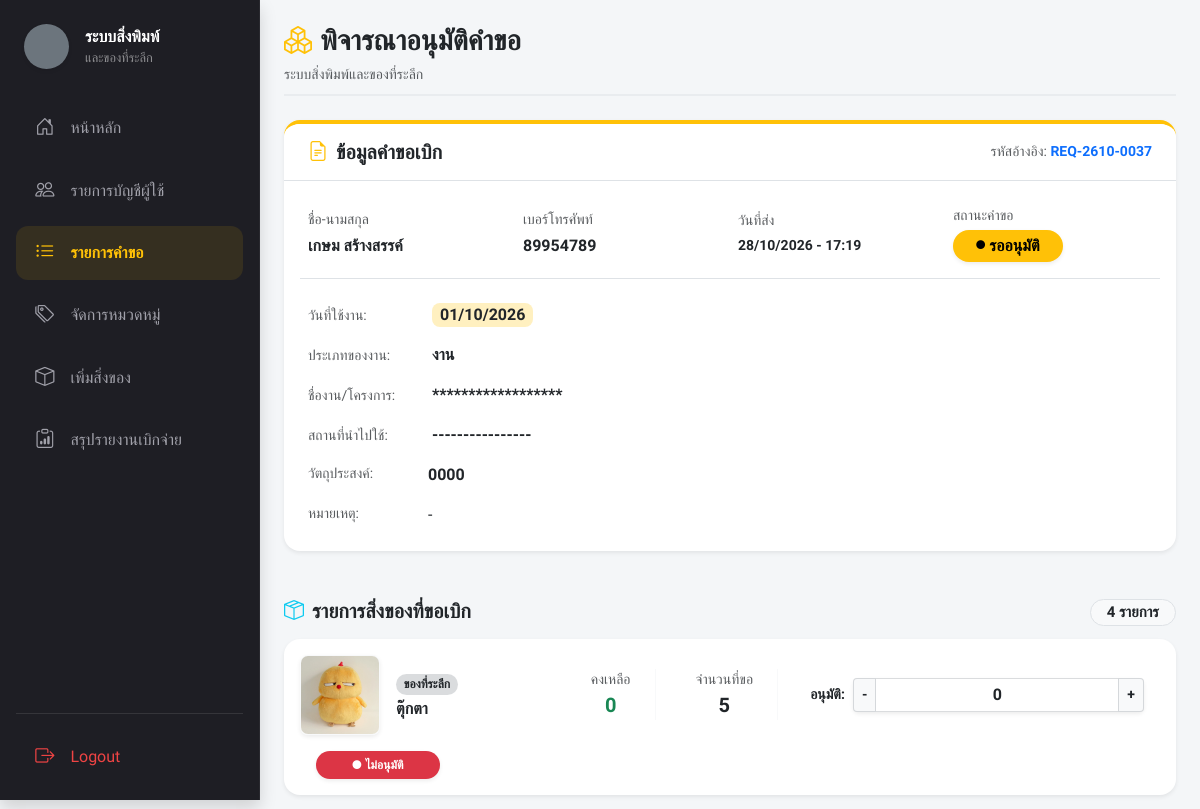
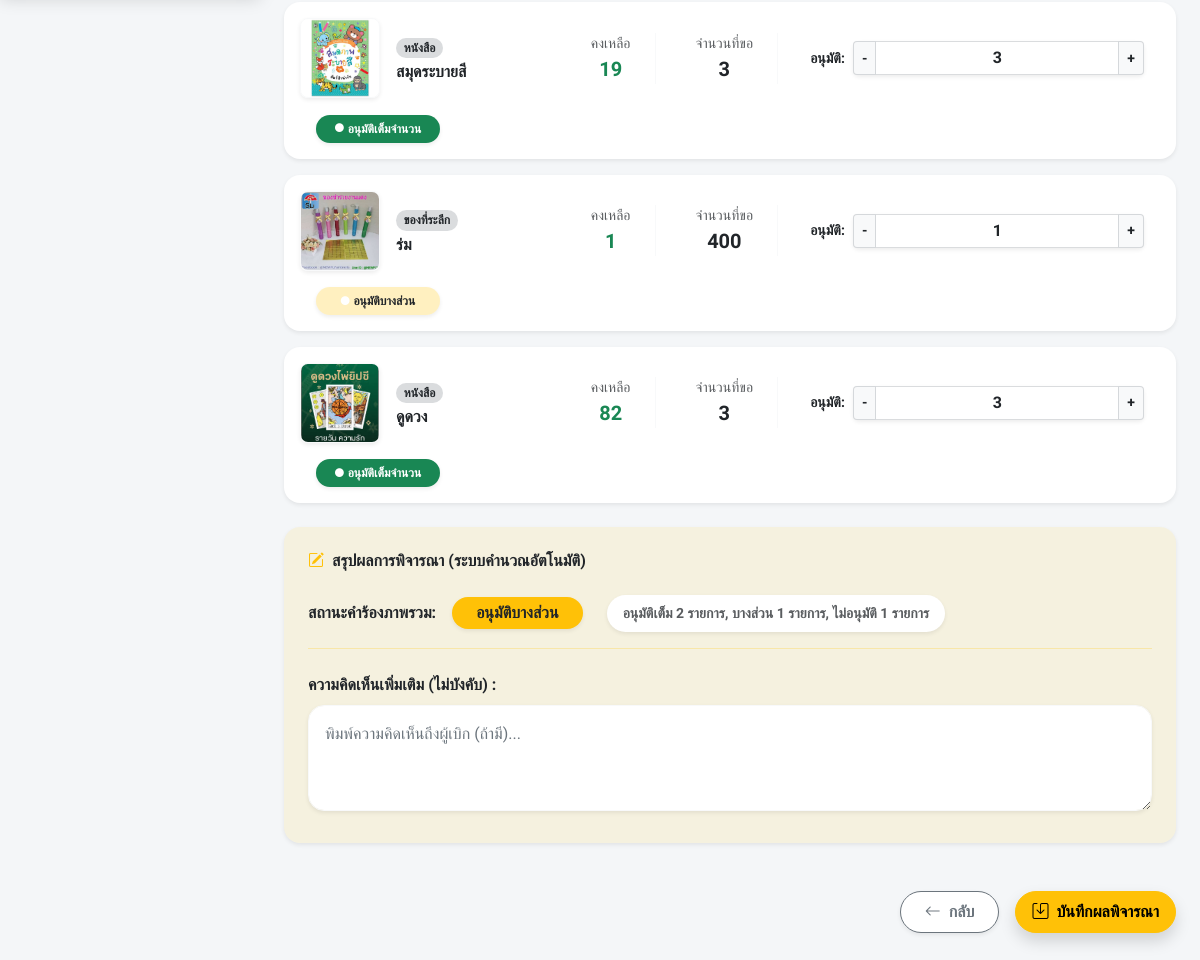
The page /index.php?page=request_view&id=25 (signed in) on the database its author committed (2 pictures, top to bottom).
### tables this page shows
CREATE TABLE `requests` (
  `request_id` int(11) NOT NULL,
  `request_no` varchar(20) NOT NULL,
  `user_id` int(11) NOT NULL,
  `request_date` datetime DEFAULT current_timestamp(),
  `use_date` date DEFAULT NULL,
  `event_type` varchar(50) DEFAULT NULL,
  `event_name` varchar(200) DEFAULT NULL,
  `location` varchar(200) DEFAULT NULL,
  `purpose` text DEFAULT NULL,
  `user_note` text DEFAULT NULL,
  `status` varchar(20) DEFAULT 'Pending',
  `admin_comment` text DEFAULT NULL,
  `approved_at` datetime DEFAULT NULL,
  `approved_by` int(11) DEFAULT NULL,
  `is_read_user` tinyint(1) NOT NULL DEFAULT 0
);

CREATE TABLE `users` (
  `user_id` int(11) NOT NULL,
  `username` varchar(50) NOT NULL,
  `password` varchar(255) NOT NULL,
  `full_name` varchar(100) DEFAULT NULL,
  `email` varchar(150) DEFAULT NULL,
  `department_id` int(11) DEFAULT NULL,
  `sub_department_id` int(11) DEFAULT NULL,
  `employment_type_id` int(11) DEFAULT NULL,
  `position` varchar(100) DEFAULT NULL,
  `phone_number` varchar(20) DEFAULT NULL,
  `role` varchar(20) DEFAULT 'User'
);

CREATE TABLE `request_items` (
  `request_item_id` int(11) NOT NULL,
  `request_id` int(11) NOT NULL,
  `item_id` int(11) NOT NULL,
  `requested_qty` int(11) NOT NULL,
  `approved_qty` int(11) DEFAULT NULL,
  `item_status` varchar(20) DEFAULT NULL
);

CREATE TABLE `categories` (
  `category_id` int(11) NOT NULL,
  `name` varchar(100) DEFAULT NULL,
  `is_active` tinyint(1) DEFAULT 1,
  `created_at` datetime DEFAULT current_timestamp()
);

CREATE TABLE `items` (
  `id` int(11) NOT NULL,
  `item_code` varchar(20) NOT NULL,
  `category_id` int(11) NOT NULL,
  `name` varchar(200) NOT NULL,
  `description` text DEFAULT NULL,
  `current_stock` int(11) DEFAULT 0,
  `is_active` tinyint(1) NOT NULL DEFAULT 1,
  `low_stock_threshold` int(11) DEFAULT 10,
  `images` text DEFAULT NULL,
  `created_at` datetime DEFAULT current_timestamp()
);

### views/admin/request_view.php (the view, shortened to what this page needs)
<?php
$request_id = $_GET['id'] ?? '';
$stmt = $pdo->prepare("
    SELECT r.*, u.full_name, u.phone_number
    FROM requests r
    LEFT JOIN users u ON r.user_id = u.user_id
    WHERE r.request_id = ?
");
$stmt->execute([$request_id]);
$request = $stmt->fetch();
$itemStmt = $pdo->prepare("
    SELECT
        ri.*,
        i.name AS item_name,
        i.images,
        i.current_stock,
        c.name AS category_name
    FROM request_items ri
    LEFT JOIN items i ON ri.item_id = i.id
    LEFT JOIN categories c ON i.category_id = c.category_id
    WHERE ri.request_id = ?
");
$itemStmt->execute([$request_id]);
$items = $itemStmt->fetchAll();
$isPending = ($request['status'] === 'รออนุมัติ' || $request['status'] === 'Pending');
$statusText = $request['status'];
$badgeStyle = 'min-width: 110px; ';
if ($statusText === 'รออนุมัติ' || $statusText === 'Pending') {
    $badgeStyle .= 'background-color: #ffc107; color: #000;';
    $statusText = 'รออนุมัติ';
} elseif (strpos($statusText, 'อนุมัติบางส่วน') !== false) {
    $badgeStyle .= 'background-color: #fd7e14; color: #fff;';
} elseif (strpos($statusText, 'ไม่อนุมัติ') !== false) {
    $badgeStyle .= 'background-color: #dc3545; color: #fff;';
} elseif (strpos($statusText, 'อนุมัติ') !== false) {
    $badgeStyle .= 'background-color: #28a745; color: #fff;';
} else {
    $badgeStyle .= 'background-color: #6c757d; color: #fff;';
}
?>
<form action="actions/admin/request_approve.php" method="POST" id="approvalForm">
    <div class="d-flex justify-content-between align-items-center mb-4 pb-2" style="border-bottom: 2px solid #e9ecef;">
        <div>
            <h3 class="fw-bolder mb-1 text-dark"><i class="bi bi-boxes text-warning me-2"></i>พิจารณาอนุมัติคำขอ</h3>
            <span class="text-muted small">ระบบสิ่งพิมพ์และของที่ระลึก</span>
        </div>
    </div>
    <div class="card border-0 rounded-4 shadow-sm mb-4 border-warning border-top border-4 bg-white">
        <div class="card-header bg-white py-3 px-4 border-bottom d-flex justify-content-between align-items-center rounded-top-4">
            <h5 class="fw-bold mb-0 text-dark"><i class="bi bi-file-earmark-text me-2 text-warning"></i>ข้อมูลคำขอเบิก</h5>
            <span class="text-muted small">รหัสอ้างอิง: <span class="fw-bold text-primary"><?= htmlspecialchars($request['request_no']) ?></span></span>
        </div>
        <div class="card-body p-4">
            <div class="row g-3 align-items-center mb-4 pb-3 border-bottom">
                <div class="col-12 col-sm-6 col-md-3">
                    <div class="text-muted small mb-1">ชื่อ-นามสกุล</div>
                    <div class="fw-bold text-dark fs-6"><?= htmlspecialchars($request['full_name'] ?? 'ไม่ทราบชื่อ') ?></div>
                </div>
                <div class="col-12 col-sm-6 col-md-3">
                    <div class="text-muted small mb-1">เบอร์โทรศัพท์</div>
                    <div class="fw-bold text-dark fs-6"><?= htmlspecialchars($request['phone_number'] ?? '-') ?></div>
                </div>
                <div class="col-12 col-sm-6 col-md-3">
                    <div class="text-muted small mb-1">วันที่ส่ง</div>
                    <div class="fw-bold text-dark small">
                        <?= date('d/m/Y - H:i', strtotime($request['request_date'])) ?>
                    </div>
                </div>
                <div class="col-12 col-sm-6 col-md-3">
                    <div class="text-muted small mb-1">สถานะคำขอ</div>
                    <span class="badge px-3 py-2 fs-6 rounded-pill shadow-sm d-inline-flex align-items-center justify-content-center" style="<?= $badgeStyle ?>" id="headerStatusBadge">
                        <i class="bi bi-circle-fill small me-1" style="font-size: 0.55rem;"></i>
                        <?= htmlspecialchars($statusText) ?>
                    </span>
                </div>
            </div>
            <div class="row g-2">
                <div class="col-12 mb-2">
                    <span class="text-muted small d-inline-block" style="width: 120px;">วันที่ใช้งาน:</span>
                    <span class="badge bg-warning text-dark bg-opacity-25 px-2 py-1 fs-6 rounded-3"><?= date('d/m/Y', strtotime($request['use_date'])) ?></span>
                </div>
                <div class="col-12 mb-2">
                    <span class="text-muted small d-inline-block" style="width: 120px;">ประเภทของงาน:</span>
                    <span class="fw-bold text-dark"><?= htmlspecialchars($request['event_type']) ?></span>
                </div>
                <div class="col-12 mb-2">
                    <span class="text-muted small d-inline-block" style="width: 120px;">ชื่องาน/โครงการ:</span>
                    <span class="fw-bold text-dark"><?= htmlspecialchars($request['event_name']) ?></span>
                </div>
                <div class="col-12 mb-2">
                    <span class="text-muted small d-inline-block" style="width: 120px;">สถานที่นำไปใช้:</span>
                    <span class="fw-bold text-dark"><?= htmlspecialchars($request['location']) ?></span>
                </div>
                <div class="col-12 mb-2 d-flex">
                    <span class="text-muted small flex-shrink-0" style="width: 120px;">วัตถุประสงค์:</span>
                    <span class="fw-bold text-dark"><?= nl2br(htmlspecialchars($request['purpose'])) ?></span>
                </div>
                <div class="col-12 d-flex">
                    <span class="text-muted small flex-shrink-0" style="width: 120px;">หมายเหตุ:</span>
                    <span class="text-dark"><?= nl2br(htmlspecialchars($request['user_note'] ?: '-')) ?></span>
                </div>
            </div>
        </div>
    </div>
    <h5 class="fw-bold mb-3 mt-5 text-dark">
        <i class="bi bi-box-seam text-info me-2"></i>รายการสิ่งของที่ขอเบิก
        <span class="float-end badge bg-light text-dark border rounded-pill px-3"><?= count($items) ?> รายการ</span>
    </h5>
    <div class="mb-4">
        <?php foreach ($items as $index => $item): $images = json_decode($item['images'] ?? '[]', true);
            $imgSrc = !empty($images) ? 'assets/uploads/items/' . $images[0] : 'assets/images/placeholder.jpg';
            $reqQty = (int)$item['requested_qty'];
            $curStock = (int)($item['current_stock'] ?? 0);
            $appQty = $isPending ? min($reqQty, $curStock) : (int)$item['approved_qty'];
        ?>
            <div class="card border-0 rounded-4 shadow-sm mb-3 bg-white">
                <div class="card-body p-3 d-flex align-items-center flex-wrap gap-3">
                    <img src="<?= $imgSrc ?>" class="rounded-3 object-fit-cover border border-light shadow-sm" style="width: 80px; height: 80px;">
                    <div class="flex-grow-1" style="min-width: 150px;">
                        <span class="badge bg-secondary bg-opacity-25 text-dark rounded-pill mb-1"><?= htmlspecialchars($item['category_name'] ?? 'ไม่ระบุ') ?></span>
                        <h6 class="fw-bolder mb-0 text-dark"><?= htmlspecialchars($item['item_name'] ?? 'ไม่ทราบชื่อ (ไอเทมอาจถูกลบ)') ?></h6>
                    </div>
                    <div class="text-center px-4 border-end border-light d-none d-md-block">
                        <span class="d-block text-muted small">คงเหลือ</span>
                        <span class="fw-bolder text-success fs-5"><?= $curStock ?></span>
                    </div>
                    <div class="text-center px-4 border-end border-light d-none d-sm-block">
                        <span class="d-block text-muted small">จำนวนที่ขอ</span>
                        <span class="fw-bolder text-dark fs-5"><?= $reqQty ?></span>
                    </div>
                    <div class="d-flex align-items-center px-3" style="min-width: 150px;">
                        <span class="fw-bold me-2 text-dark small ">อนุมัติ:</span>
                        <div class="input-group input-group-sm shadow-sm rounded-2">
                            <button type="button" class="btn  btn-light border-secondary border-opacity-25 fw-bold px-2 text-dark" onclick="adjustApprove(<?= $index ?>, -1)" <?= !$isPending ? 'disabled' : '' ?>>-</button>
                            <input type="text" name="approved_qty[<?= $item['request_item_id'] ?>]" id="approve_input_<?= $index ?>"
                                class="form-control text-center fw-bolder fs-6 approve-input border-secondary border-opacity-25"
                                value="<?= $appQty ?>" data-req="<?= $reqQty ?>" data-stock="<?= $curStock ?>"
                                oninput="validateInput(this)"
                                <?= !$isPending ? 'readonly' : '' ?>>
                            <button type="button" class="btn btn-light border-secondary border-opacity-25 fw-bold px-2 text-dark" onclick="adjustApprove(<?= $index ?>, 1)" <?= !$isPending ? 'disabled' : '' ?>>+</button>
                        </div>
                    </div>
                    <div style="min-width: 140px;" class="text-end ps-3 ">
                        <span class="badge rounded-pill py-2 w-100 item-status-badge d-inline-flex align-items-center justify-content-center shadow-sm " id="item_badge_<?= $index ?>">
                            <i class="bi bi-circle-fill small me-1" style="font-size: 0.55rem;"></i> <span id="item_text_<?= $index ?>"></span>
                        </span>
                    </div>
                </div>
            </div>
        <?php endforeach; ?>
    </div>
    <div class="card border-0 rounded-4 shadow-sm mb-5 bg-warning bg-opacity-10">
        <div class="card-body p-4">
            <h6 class="fw-bold mb-4 text-dark"><i class="bi bi-pencil-square me-2 text-warning"></i>สรุปผลการพิจารณา (ระบบคำนวณอัตโนมัติ)</h6>
            <div class="d-flex align-items-center mb-4 pb-3 border-bottom border-warning border-opacity-25 flex-wrap gap-2">
                <span class="fw-bold text-dark me-2">สถานะคำร้องภาพรวม:</span>
                <span class="badge px-3 py-2 fs-6 rounded-pill shadow-sm" id="summaryOverallBadge">รออนุมัติ</span>
                <span class="fw-bold bg-white text-muted px-3 py-2 rounded-pill shadow-sm small" id="summaryTextInfo"></span>
            </div>
            <div class="mb-2">
                <label class="fw-bold mb-2 text-dark">ความคิดเห็นเพิ่มเติม (ไม่บังคับ) :</label>
                <textarea name="admin_comment" class="form-control border-light shadow-sm rounded-4 p-3" rows="3" <?= !$isPending ? 'readonly' : '' ?> placeholder="พิมพ์ความคิดเห็นถึงผู้เบิก (ถ้ามี)..."><?= htmlspecialchars($request['admin_comment'] ?? '') ?></textarea>
            </div>
        </div>
    </div>
    <div class="d-flex justify-content-end gap-3 mb-5 flex-wrap">
        <a href="index.php?page=request_list" class="btn btn-outline-secondary fw-bold px-4 py-2 bg-white rounded-pill shadow-sm">
            <i class="bi bi-arrow-left me-2"></i>กลับ
        </a>
        <?php if ($isPending): ?>
            <button type="submit" name="action" value="approve" class="btn btn-warning fw-bolder px-3 py-2 shadow rounded-pill">
                <i class="bi bi-save me-2"></i>บันทึกผลพิจารณา
            </button>
        <?php endif; ?>
    </div>
</form>

### assets/css/style.css (style rules this page uses)
:root { --portal-ink: #1e1e24; --portal-yellow: #ffc107; --portal-surface: #f8f9fa; }
body { background: var(--portal-surface); }

### includes/header.php (style rules this page uses)
body, .container-fluid, .card, .btn, table, input, select { font-family: 'Prompt', sans-serif !important; }
::placeholder { color: #6c757d !important; opacity: 1 !important; }

### rows shown on the page
requests: request_no "REQ-2610-0037", user.full_name "เกษม สร้างสรรค์", user.phone_number "89954789", request_date "28/10/2026 - 17:19", status "รออนุมัติ", use_date "01/10/2026", event_type "งาน", event_name "******************", location "----------------", purpose "0000", user_note "-"
request_items: shows a picture, categories.name "ของที่ระลึก", item.name "ตุ๊กตา", item.current_stock "0", requested_qty "5", request+requested_qty+item "0"
request_items: shows a picture, categories.name "หนังสือ", item.name "สมุดระบายสี", item.current_stock "19", requested_qty "3", request+requested_qty "3"
request_items: shows a picture, categories.name "ของที่ระลึก", item.name "ร่ม", item.current_stock "1", requested_qty "400", request+requested_qty+item "1"
request_items: shows a picture, categories.name "หนังสือ", item.name "ดูดวง", item.current_stock "82", requested_qty "3", request+requested_qty "3"

### other values the page prints
count($items) "4"
